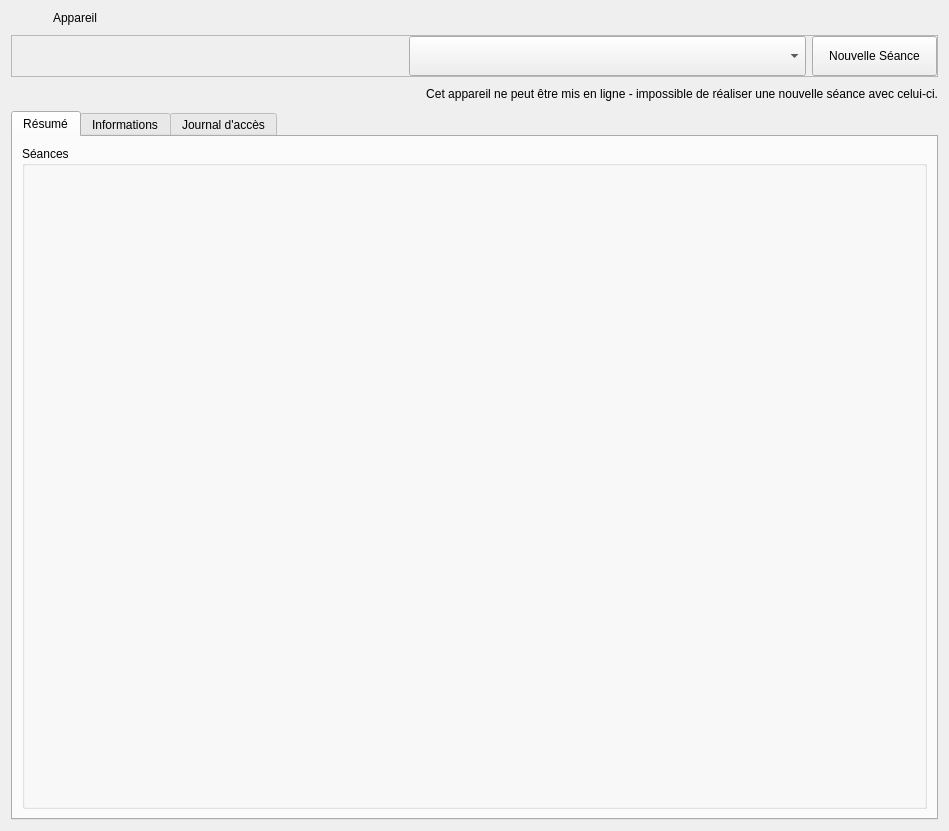
<?xml version="1.0" encoding="UTF-8"?>
<ui version="4.0">
 <class>DeviceSummaryWidget</class>
 <widget class="QWidget" name="DeviceSummaryWidget">
  <property name="geometry">
   <rect>
    <x>0</x>
    <y>0</y>
    <width>949</width>
    <height>831</height>
   </rect>
  </property>
  <property name="windowTitle">
   <string>Résumé appareil</string>
  </property>
  <property name="styleSheet">
   <string notr="true">QLabel#lblFullNameValue, QLabel#lblLastOnlineValue, QLabel#lblEmailValue{
color:cyan;
}</string>
  </property>
  <layout class="QVBoxLayout" name="verticalLayout">
   <property name="spacing">
    <number>10</number>
   </property>
   <item>
    <layout class="QHBoxLayout" name="horizontalLayout_10">
     <item>
      <widget class="QLabel" name="icoTitle">
       <property name="sizePolicy">
        <sizepolicy hsizetype="Fixed" vsizetype="Fixed">
         <horstretch>0</horstretch>
         <verstretch>0</verstretch>
        </sizepolicy>
       </property>
       <property name="maximumSize">
        <size>
         <width>32</width>
         <height>32</height>
        </size>
       </property>
       <property name="text">
        <string/>
       </property>
       <property name="pixmap">
        <pixmap resource="../../resources/TeraClient.qrc">:/icons/device.png</pixmap>
       </property>
       <property name="scaledContents">
        <bool>true</bool>
       </property>
      </widget>
     </item>
     <item>
      <widget class="QLabel" name="lblTitle">
       <property name="font">
        <font>
         <bold>false</bold>
        </font>
       </property>
       <property name="text">
        <string>Appareil</string>
       </property>
      </widget>
     </item>
     <item>
      <widget class="QLabel" name="icoOnline">
       <property name="sizePolicy">
        <sizepolicy hsizetype="Fixed" vsizetype="Fixed">
         <horstretch>0</horstretch>
         <verstretch>0</verstretch>
        </sizepolicy>
       </property>
       <property name="maximumSize">
        <size>
         <width>32</width>
         <height>32</height>
        </size>
       </property>
       <property name="text">
        <string/>
       </property>
       <property name="pixmap">
        <pixmap resource="../../resources/TeraClient.qrc">:/status/status_unknown.png</pixmap>
       </property>
       <property name="scaledContents">
        <bool>true</bool>
       </property>
      </widget>
     </item>
    </layout>
   </item>
   <item>
    <widget class="QFrame" name="frameNewSession">
     <property name="frameShape">
      <enum>QFrame::StyledPanel</enum>
     </property>
     <property name="frameShadow">
      <enum>QFrame::Raised</enum>
     </property>
     <layout class="QHBoxLayout" name="horizontalLayout_5">
      <property name="leftMargin">
       <number>0</number>
      </property>
      <property name="topMargin">
       <number>0</number>
      </property>
      <property name="rightMargin">
       <number>0</number>
      </property>
      <property name="bottomMargin">
       <number>0</number>
      </property>
      <item>
       <spacer name="horizontalSpacer_6">
        <property name="orientation">
         <enum>Qt::Horizontal</enum>
        </property>
        <property name="sizeHint" stdset="0">
         <size>
          <width>40</width>
          <height>20</height>
         </size>
        </property>
       </spacer>
      </item>
      <item>
       <widget class="QComboBox" name="cmbSessionType">
        <property name="enabled">
         <bool>true</bool>
        </property>
        <property name="sizePolicy">
         <sizepolicy hsizetype="MinimumExpanding" vsizetype="Fixed">
          <horstretch>0</horstretch>
          <verstretch>0</verstretch>
         </sizepolicy>
        </property>
        <property name="minimumSize">
         <size>
          <width>0</width>
          <height>40</height>
         </size>
        </property>
        <property name="maximumSize">
         <size>
          <width>400</width>
          <height>16777215</height>
         </size>
        </property>
       </widget>
      </item>
      <item>
       <widget class="QPushButton" name="btnNewSession">
        <property name="enabled">
         <bool>true</bool>
        </property>
        <property name="sizePolicy">
         <sizepolicy hsizetype="Maximum" vsizetype="Minimum">
          <horstretch>0</horstretch>
          <verstretch>0</verstretch>
         </sizepolicy>
        </property>
        <property name="minimumSize">
         <size>
          <width>125</width>
          <height>40</height>
         </size>
        </property>
        <property name="maximumSize">
         <size>
          <width>16777215</width>
          <height>16777215</height>
         </size>
        </property>
        <property name="cursor">
         <cursorShape>PointingHandCursor</cursorShape>
        </property>
        <property name="text">
         <string>Nouvelle Séance</string>
        </property>
        <property name="icon">
         <iconset resource="../../resources/TeraClient.qrc">
          <normaloff>:/icons/new.png</normaloff>:/icons/new.png</iconset>
        </property>
        <property name="iconSize">
         <size>
          <width>24</width>
          <height>24</height>
         </size>
        </property>
        <property name="flat">
         <bool>false</bool>
        </property>
       </widget>
      </item>
     </layout>
    </widget>
   </item>
   <item>
    <widget class="QLabel" name="lblInfos">
     <property name="text">
      <string>Cet appareil ne peut être mis en ligne - impossible de réaliser une nouvelle séance avec celui-ci.</string>
     </property>
     <property name="alignment">
      <set>Qt::AlignRight|Qt::AlignTrailing|Qt::AlignVCenter</set>
     </property>
    </widget>
   </item>
   <item>
    <widget class="QTabWidget" name="tabNav">
     <property name="currentIndex">
      <number>0</number>
     </property>
     <property name="iconSize">
      <size>
       <width>20</width>
       <height>20</height>
      </size>
     </property>
     <widget class="QWidget" name="tabDashboard">
      <attribute name="icon">
       <iconset resource="../../resources/TeraClient.qrc">
        <normaloff>:/icons/dashboard.png</normaloff>:/icons/dashboard.png</iconset>
      </attribute>
      <attribute name="title">
       <string>Résumé</string>
      </attribute>
      <layout class="QVBoxLayout" name="verticalLayout_2">
       <item>
        <widget class="QGroupBox" name="grpSessions">
         <property name="sizePolicy">
          <sizepolicy hsizetype="Preferred" vsizetype="Expanding">
           <horstretch>0</horstretch>
           <verstretch>0</verstretch>
          </sizepolicy>
         </property>
         <property name="title">
          <string>Séances</string>
         </property>
         <layout class="QVBoxLayout" name="verticalLayout_3">
          <item>
           <widget class="SessionsListWidget" name="wdgSessions" native="true"/>
          </item>
         </layout>
        </widget>
       </item>
      </layout>
     </widget>
     <widget class="QWidget" name="tabInfos">
      <attribute name="icon">
       <iconset resource="../../resources/TeraClient.qrc">
        <normaloff>:/icons/device.png</normaloff>:/icons/device.png</iconset>
      </attribute>
      <attribute name="title">
       <string>Informations</string>
      </attribute>
      <layout class="QVBoxLayout" name="verticalLayout_5">
       <item>
        <widget class="QGroupBox" name="grpGeneralInfos">
         <property name="title">
          <string>Informations</string>
         </property>
         <layout class="QVBoxLayout" name="verticalLayout_4">
          <item>
           <widget class="QFrame" name="frameEdit">
            <property name="sizePolicy">
             <sizepolicy hsizetype="Preferred" vsizetype="Maximum">
              <horstretch>0</horstretch>
              <verstretch>0</verstretch>
             </sizepolicy>
            </property>
            <layout class="QHBoxLayout" name="horizontalLayout_6">
             <item>
              <spacer name="horizontalSpacer_5">
               <property name="orientation">
                <enum>Qt::Horizontal</enum>
               </property>
               <property name="sizeHint" stdset="0">
                <size>
                 <width>40</width>
                 <height>1</height>
                </size>
               </property>
              </spacer>
             </item>
             <item>
              <widget class="QPushButton" name="btnEdit">
               <property name="minimumSize">
                <size>
                 <width>0</width>
                 <height>32</height>
                </size>
               </property>
               <property name="cursor">
                <cursorShape>PointingHandCursor</cursorShape>
               </property>
               <property name="text">
                <string>Éditer</string>
               </property>
               <property name="icon">
                <iconset resource="../../resources/TeraClient.qrc">
                 <normaloff>:/icons/edit.png</normaloff>:/icons/edit.png</iconset>
               </property>
               <property name="iconSize">
                <size>
                 <width>20</width>
                 <height>20</height>
                </size>
               </property>
              </widget>
             </item>
            </layout>
           </widget>
          </item>
          <item>
           <widget class="TeraForm" name="wdgDevice" native="true">
            <property name="sizePolicy">
             <sizepolicy hsizetype="Preferred" vsizetype="Preferred">
              <horstretch>0</horstretch>
              <verstretch>0</verstretch>
             </sizepolicy>
            </property>
           </widget>
          </item>
          <item>
           <widget class="QFrame" name="frameButtons">
            <property name="sizePolicy">
             <sizepolicy hsizetype="Preferred" vsizetype="Maximum">
              <horstretch>0</horstretch>
              <verstretch>0</verstretch>
             </sizepolicy>
            </property>
            <layout class="QHBoxLayout" name="horizontalLayout_2">
             <item>
              <widget class="QPushButton" name="btnSave">
               <property name="minimumSize">
                <size>
                 <width>0</width>
                 <height>32</height>
                </size>
               </property>
               <property name="cursor">
                <cursorShape>PointingHandCursor</cursorShape>
               </property>
               <property name="text">
                <string>Sauvegarder</string>
               </property>
               <property name="icon">
                <iconset resource="../../resources/TeraClient.qrc">
                 <normaloff>:/icons/save.png</normaloff>:/icons/save.png</iconset>
               </property>
               <property name="iconSize">
                <size>
                 <width>24</width>
                 <height>24</height>
                </size>
               </property>
              </widget>
             </item>
             <item>
              <widget class="QPushButton" name="btnUndo">
               <property name="enabled">
                <bool>true</bool>
               </property>
               <property name="minimumSize">
                <size>
                 <width>0</width>
                 <height>32</height>
                </size>
               </property>
               <property name="cursor">
                <cursorShape>PointingHandCursor</cursorShape>
               </property>
               <property name="text">
                <string>Annuler</string>
               </property>
               <property name="icon">
                <iconset resource="../../resources/TeraClient.qrc">
                 <normaloff>:/icons/undo.png</normaloff>:/icons/undo.png</iconset>
               </property>
               <property name="iconSize">
                <size>
                 <width>24</width>
                 <height>24</height>
                </size>
               </property>
              </widget>
             </item>
            </layout>
           </widget>
          </item>
         </layout>
        </widget>
       </item>
      </layout>
     </widget>
     <widget class="QWidget" name="tabLogs">
      <attribute name="icon">
       <iconset resource="../../resources/TeraClient.qrc">
        <normaloff>:/icons/password.png</normaloff>:/icons/password.png</iconset>
      </attribute>
      <attribute name="title">
       <string>Journal d'accès</string>
      </attribute>
      <layout class="QVBoxLayout" name="verticalLayout_6">
       <item>
        <widget class="LogViewWidget" name="wdgLogins" native="true"/>
       </item>
      </layout>
     </widget>
    </widget>
   </item>
  </layout>
 </widget>
 <customwidgets>
  <customwidget>
   <class>TeraForm</class>
   <extends>QWidget</extends>
   <header>TeraForm.h</header>
   <container>1</container>
  </customwidget>
  <customwidget>
   <class>LogViewWidget</class>
   <extends>QWidget</extends>
   <header>widgets/LogViewWidget.h</header>
   <container>1</container>
  </customwidget>
  <customwidget>
   <class>SessionsListWidget</class>
   <extends>QWidget</extends>
   <header>widgets/SessionsListWidget.h</header>
   <container>1</container>
  </customwidget>
 </customwidgets>
 <resources>
  <include location="../../resources/TeraClient.qrc"/>
 </resources>
 <connections/>
</ui>
